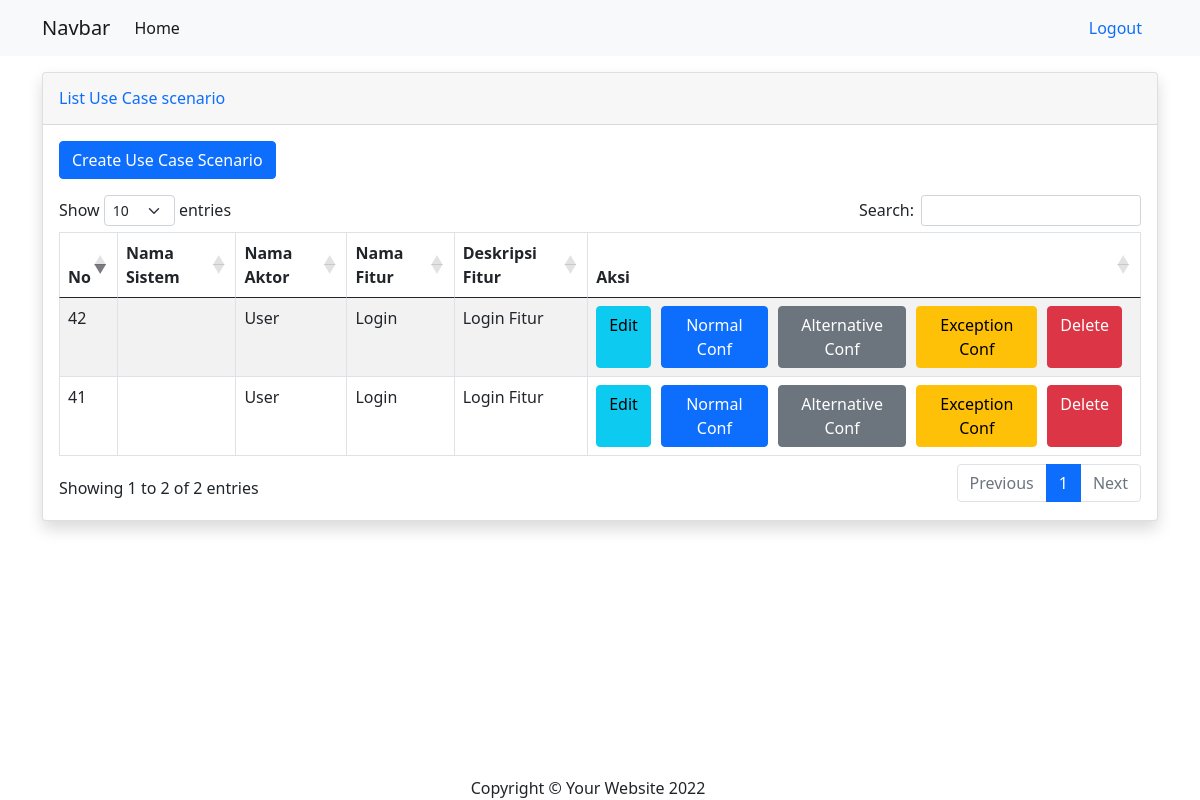
Before: /showUseCaseScenario/ (signed in) with the older database file.
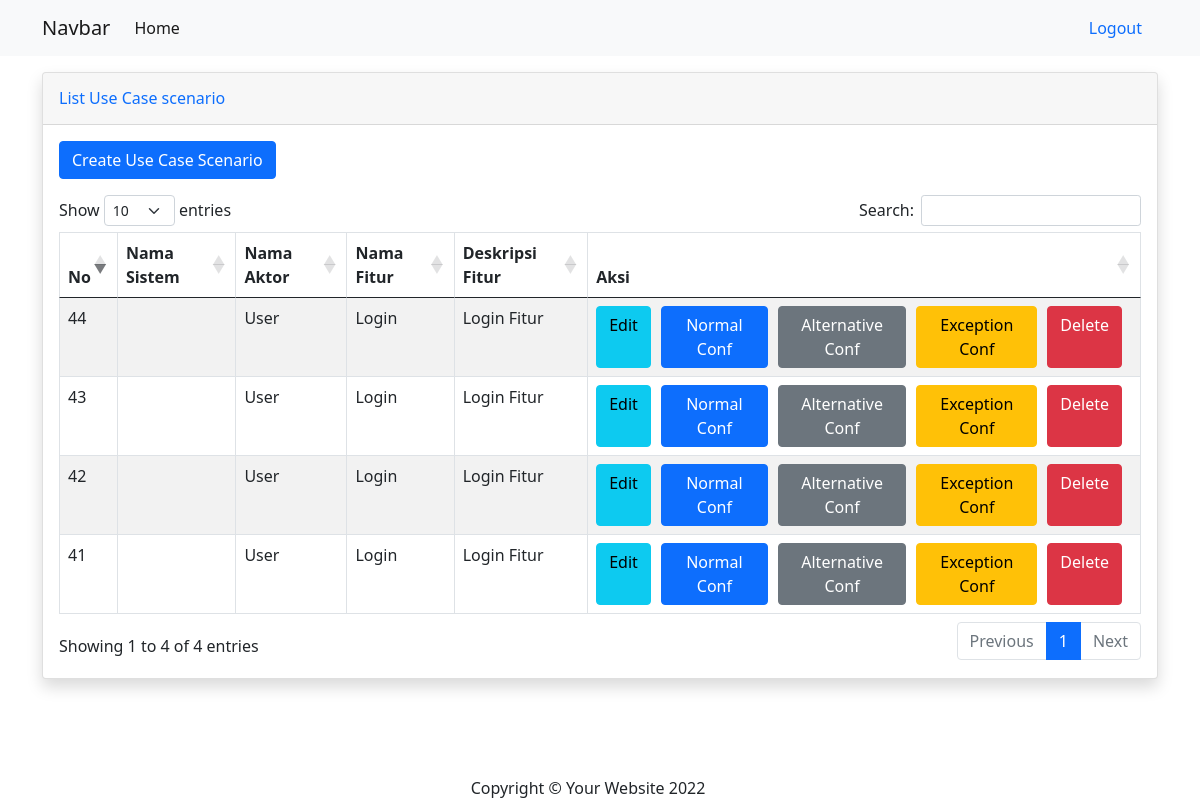
After: the same page with the newer database file.
### mainApp/models.py (models this page shows)
class UseCaseScenario(models.Model):
    system = models.CharField(max_length=200,null=True)
    actor = models.CharField(max_length=200,null=True)
    feature = models.CharField(max_length=200,null=True)
    feature_description = models.CharField(max_length=200,null=True)
    pre_condition = models.CharField(max_length=200,null=True)
    post_condition = models.CharField(max_length=200,null=True)
    normal_element = models.TextField(null=True)
    alternative_element = models.TextField(null=True)
    exception_element = models.TextField(null=True)
    normal_salt = models.TextField(null=True)
    alternative_salt = models.TextField(null=True)
    exception_salt = models.TextField(null=True)
    created_at = models.DateTimeField(auto_now_add=True, null=True)
    updated_at = models.DateTimeField(auto_now=True, null=True)
    created_by = models.ForeignKey(User, null=True, on_delete=models.SET_NULL)

### mainApp/views.py (the view)
# urls.py: path('showUseCaseScenario/', views.showUseCaseScenario , name="showUseCaseScenario"),
@login_required(login_url='login')
def showUseCaseScenario(request):
    if request.user.is_authenticated:
        user_id = request.user.id
    allUcs = UseCaseScenario.objects.filter(created_by=user_id).order_by('-id').all()
    context={"allUcs":allUcs}
    return render(request,'mainApp/showUseCaseScenario.html',context)

### mainApp/templates/mainApp/showUseCaseScenario.html (shortened to what this page needs)
{% extends 'mainApp/main.html' %}
{% block content %}
<div class="row row-datatable">
    <div class="col">
        <div class="card shadow mb-4">
            <div class="card-header py-3 d-flex flex-row align-items-center justify-content-between">
                <h6 class="m-0 font-weight-bold text-primary">List Use Case scenario</h6>
            </div>
            <div class="card-body">
                <a href="/useCaseScenario/" role="button" class="btn btn-primary mb-3">Create Use Case Scenario</a>
                <table id="dataTable" class="table table-striped table-bordered" style="width:100%">
                    <thead>
                        <tr>
                            <th>No</th>
                            <th>Nama Sistem</th>
                            <th>Nama Aktor</th>
                            <th>Nama Fitur</th>
                            <th>Deskripsi Fitur</th>
                            <th>Aksi</th>
                        </tr>
                    </thead>
                    <tbody>
                        {% for ucs in allUcs %}
                        <tr>
                            <td>{{ ucs.id }}</td>
                            <td>{{ ucs.sistem }}</td>
                            <td>{{ ucs.actor }}</td>
                            <td>{{ ucs.feature }}</td>
                            <td>{{ ucs.feature_description }}</td>
                            <td class="d-flex justify-content-center">
                                <a href="/formEditUCS/{{ ucs.id }}/" role="button" class="btn btn-info" style="margin-right: 10px;">Edit</a>
                                <a href="/layoutElement/normal/{{ ucs.id }}" role="button" class="btn btn-primary" style="margin-right: 10px;">Normal Conf</a>
                                <a href="/layoutElement/alternative/{{ ucs.id }}" role="button" class="btn btn-secondary" style="margin-right: 10px;">Alternative Conf</a>
                                <a href="/layoutElement/exception/{{ ucs.id }}" role="button" class="btn btn-warning" style="margin-right: 10px;">Exception Conf</a>
                                <a href="#" role="button" class="btn btn-danger" style="margin-right: 10px;">Delete</a>
                            </td>
                        </tr>
                        {% endfor %}
                    </tbody>
                </table>
            </div>
        </div>
    </div>
</div>
{% endblock %}

### mainApp/templates/mainApp/main.html (shortened to what this page needs)
{% load static %}
<!DOCTYPE html>
<html lang="en">
<head>
    <link href="{% static '/vendor/fontawesome-free/css/all.min.css' %}" rel="stylesheet" type="text/css">
    <link rel="stylesheet" href="https://cdnjs.cloudflare.com/ajax/libs/twitter-bootstrap/5.1.3/css/bootstrap.min.css">
    <link rel="stylesheet" href="https://cdn.datatables.net/1.12.0/css/dataTables.bootstrap5.min.css">
    <link href="https://cdn.jsdelivr.net/npm/bootstrap@5.0.2/dist/css/bootstrap.min.css" rel="stylesheet"
>
    <link rel="stylesheet" href="https://cdnjs.cloudflare.com/ajax/libs/jquery-confirm/3.3.2/jquery-confirm.min.css">
</head>
<body id="page-top">
    <div id="wrapper">
        <div id="content-wrapper" class="d-flex flex-column">
            <div id="content">
                <nav class="navbar navbar-expand-lg navbar-light bg-light mb-3">
                    <div class="container">
                        <a class="navbar-brand" href="#">Navbar</a>
                        <div class="collapse navbar-collapse" id="navbarSupportedContent">
                            <ul class="navbar-nav me-auto mb-2 mb-lg-0">
                                <li class="nav-item">
                                    <a class="nav-link active" aria-current="page" href="/showUseCaseScenario/">Home</a>
                                </li>
                            </ul>
                            <form class="d-flex">
                                    <a class="nav-link" href="{% url 'logout' %}">
                                        Logout
                                    </a>
                            </form>
                        </div>
                    </div>
                </nav>
                <div class="container">
                    <div class="row">
                        <div class="col">
                            {% block content %}
                            {%endblock%}
                        </div>
                    </div>
                </div>
            </div>
            <footer class="row bg-white position-fixed bottom-0 w-100">
                <div class="col">
                    <div class="container my-auto">
                        <div class="copyright text-center my-auto">
                            <span>Copyright &copy; Your Website 2022</span>
                        </div>
                    </div>
                </div>
            </footer>
        </div>
    </div>
</body>
</html>

Changed rows visible on the page:
added UseCaseScenario: id "44", actor "User", feature "Login", feature_description "Login Fitur"
added UseCaseScenario: id "43", actor "User", feature "Login", feature_description "Login Fitur"
Other visible differences:
text written by a page script: "Show entries Search: Showing 1 to 2 of 2 entries Previous 1 Next" → "Show entries Search: Showing 1 to 4 of 4 entries Previous 1 Next"
